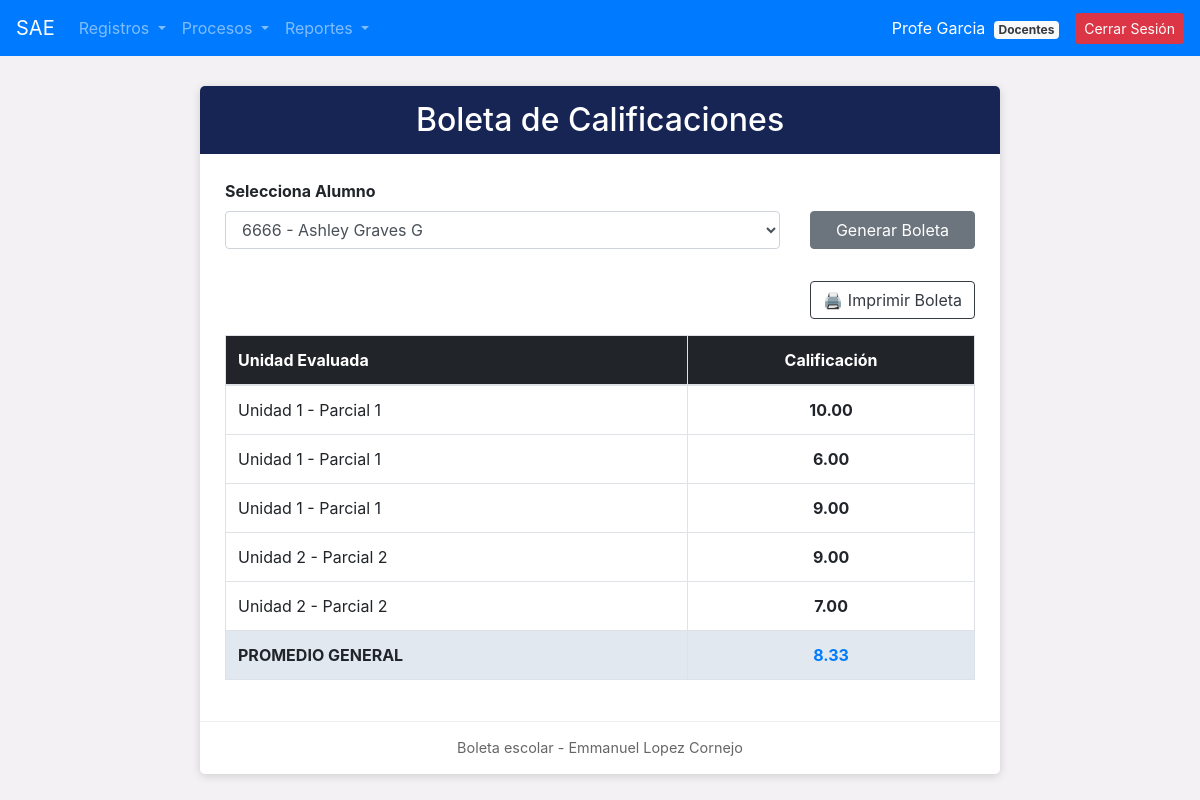
/reportes/rep_boleta.php?idalumn=1 (signed in), run on the app's committed database.
### tables this page shows
CREATE TABLE `calificaciones` (
  `id_calif` int(11) NOT NULL,
  `idalumn` int(11) NOT NULL,
  `id_unidad` int(11) NOT NULL,
  `calificacion` decimal(4,2) NOT NULL
);

CREATE TABLE `unidades` (
  `id_unidad` int(11) NOT NULL,
  `nombre_unidad` varchar(100) NOT NULL,
  `estatus_unidad` varchar(10) DEFAULT 'ALTA'
);

### reportes/rep_boleta.php (the view, shortened to what this page needs)
<?php
include_once("../conexion.php");
include_once("../navegacion/nav.php");
$rol = (int)($_SESSION['id_puesto'] ?? 1);
if ($rol >= 4) {
    if (!empty($_SESSION['idalumn'])) {
        $idalumn = intval($_SESSION['idalumn']);
    } else {
        $nombre_sesion = $conexion->real_escape_string($_SESSION['nombre_usuario'] ?? '');
        $busca = $conexion->query("SELECT idalumn FROM alumnos WHERE CONCAT(nombre_al, ' ', apaterno_al, ' ', amaterno_al) LIKE '%$nombre_sesion%' LIMIT 1");
        $row_al = ($busca) ? $busca->fetch_assoc() : null;
        $idalumn = intval($row_al['idalumn'] ?? 0);
    }
} else {
    $idalumn = intval($_GET['idalumn'] ?? 0);
}
$alumnos_select = $conexion->query("SELECT idalumn, matricula_al, CONCAT(nombre_al, ' ', apaterno_al, ' ', amaterno_al) AS alumno FROM alumnos WHERE estatus_al = 'ALTA'");
$boleta = null;
$promedio = 0;
if ($idalumn > 0) {
    $sql = "SELECT u.nombre_unidad, c.calificacion
            FROM calificaciones c
            INNER JOIN unidades u ON c.id_unidad = u.id_unidad
            WHERE c.idalumn = $idalumn
            ORDER BY u.id_unidad";
    $boleta = $conexion->query($sql);
    $prom = $conexion->query("SELECT AVG(calificacion) as promedio FROM calificaciones WHERE idalumn = $idalumn");
    if ($prom) {
        $p = $prom->fetch_assoc();
        $promedio = $p['promedio'] ?? 0;
    }
}
?>
<!DOCTYPE html>
<html lang="es">
<head>
</head>
<body>
<div class="container">
    <div class="formulario">
        <div class="titulo"><h2 class="m-0">Boleta de Calificaciones</h2></div>
        <div class="contenido">
            <?php if ($rol < 4): ?>
            <form method="GET" action="rep_boleta.php" class="row align-items-end mb-4 no-print">
                <div class="col-md-9 mb-2">
                    <label class="font-weight-bold">Selecciona Alumno</label>
                    <select name="idalumn" class="form-control" required>
                        <?php if ($alumnos_select): ?>
                            <?php while ($al = $alumnos_select->fetch_assoc()): ?>
                                <option value="<?php echo $al['idalumn']; ?>" <?php echo ($idalumn == $al['idalumn']) ? 'selected' : ''; ?>>
                                    <?php echo htmlspecialchars($al['matricula_al'] . ' - ' . $al['alumno']); ?>
                                </option>
                            <?php endwhile; ?>
                        <?php endif; ?>
                    </select>
                </div>
                <div class="col-md-3 mb-2">
                    <button type="submit" class="btn btn-secondary w-100">Generar Boleta</button>
                </div>
            </form>
            <?php endif; ?>
            <?php if ($idalumn > 0): ?>
                <div class="d-flex justify-content-end mb-3 no-print">
                    <button onclick="window.print();" class="btn btn-outline-dark">🖨️ Imprimir Boleta</button>
                </div>
                <div class="table-responsive">
                    <table class="table table-bordered">
                        <thead style="background-color: #212529; color: white;">
                            <tr>
                                <th>Unidad Evaluada</th>
                                <th class="text-center">Calificación</th>
                            </tr>
                        </thead>
                        <tbody>
                            <?php if ($boleta && $boleta->num_rows > 0): ?>
                                <?php while ($row = $boleta->fetch_assoc()): ?>
                                    <tr>
                                        <td><?php echo htmlspecialchars($row['nombre_unidad']); ?></td>
                                        <td class="text-center"><b><?php echo number_format($row['calificacion'], 2); ?></b></td>
                                    </tr>
                                <?php endwhile; ?>
                                <tr style="background-color: #e2e8f0;">
                                    <td><b>PROMEDIO GENERAL</b></td>
                                    <td class="text-center"><b class="text-primary"><?php echo number_format($promedio, 2); ?></b></td>
                                </tr>
                            <?php else: ?>
                                <tr><td colspan="2" class="text-center py-3 text-muted">No existen registros de calificaciones para este alumno.</td></tr>
                            <?php endif; ?>
                        </tbody>
                    </table>
                </div>
            <?php else: ?>
                <div class="alert alert-warning text-center">No se encontró un historial de alumno vinculado a esta cuenta.</div>
            <?php endif; ?>
        </div>
        <div class="pie">Boleta escolar - Emmanuel Lopez Cornejo</div>
    </div>
</div>
</body>
</html>

### reportes/rep_boleta.php (style rules this page uses)
body { background-color: #f3f1f4; }
.formulario { background-color: white; max-width: 800px; margin: 30px auto; border-radius: 5px; box-shadow: 0 2px 10px rgba(0,0,0,0.15); overflow: hidden; }
.titulo { background-color: #172554; color: white; padding: 15px; text-align: center; }
.contenido { padding: 25px; }
.pie { text-align: center; padding: 15px; color: #666; font-size: 0.9rem; border-top: 1px solid #eee; }

### data on the page
calificaciones: id_unidad.nombre_unidad "Unidad 1 - Parcial 1", calificacion "10.00"
calificaciones: id_unidad.nombre_unidad "Unidad 1 - Parcial 1", calificacion "6.00"
calificaciones: id_unidad.nombre_unidad "Unidad 1 - Parcial 1", calificacion "9.00"
calificaciones: id_unidad.nombre_unidad "Unidad 2 - Parcial 2", calificacion "9.00"
calificaciones: id_unidad.nombre_unidad "Unidad 2 - Parcial 2", calificacion "7.00"

### other printed values
$_SESSION['nombre_usuario'] "Profe Garcia"
$_SESSION['nombre_puesto'] "Docentes"
$promedio "8.33"
form field idalumn "6666 - Ashley Graves G"
